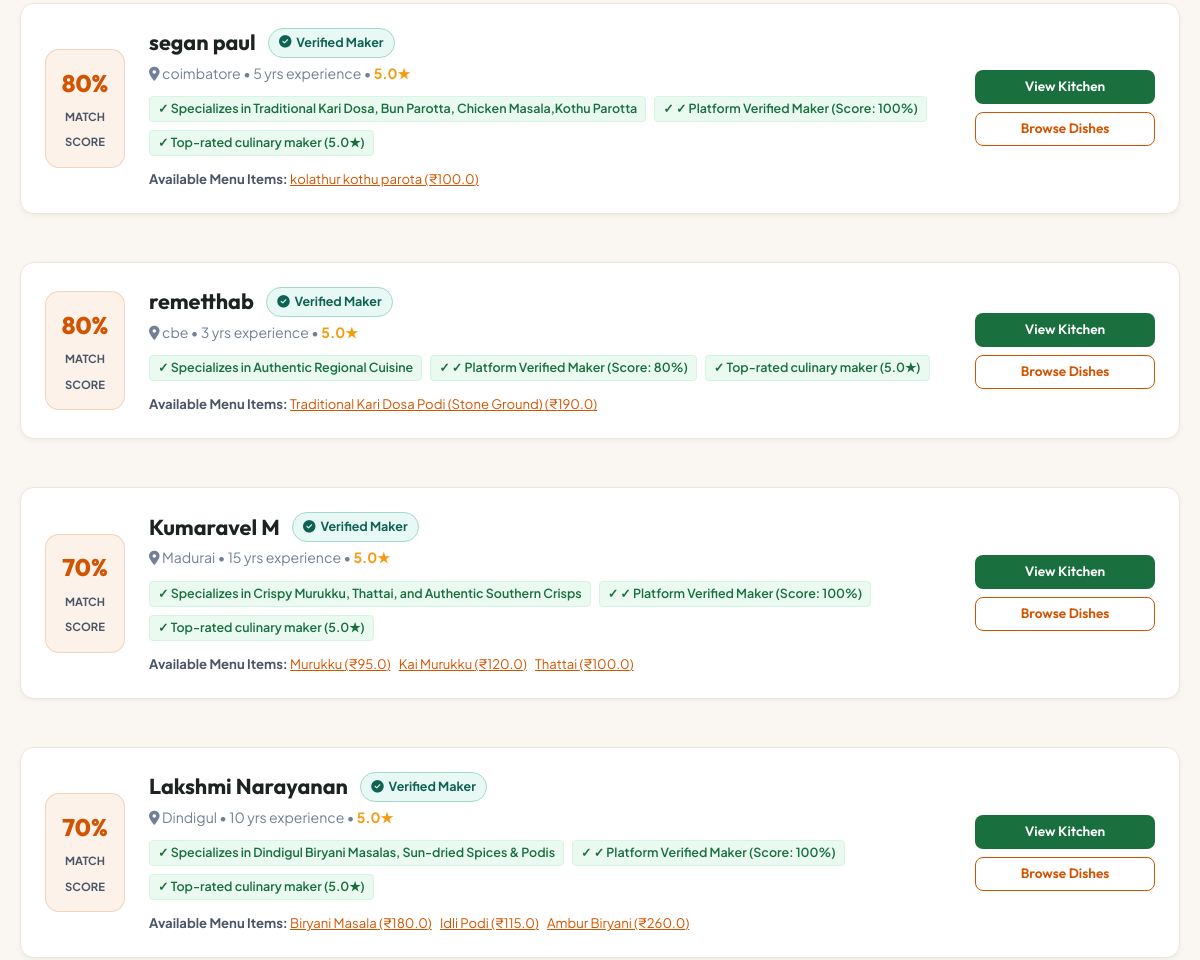
Page /recipe-partners (middle part) on the earlier database version.
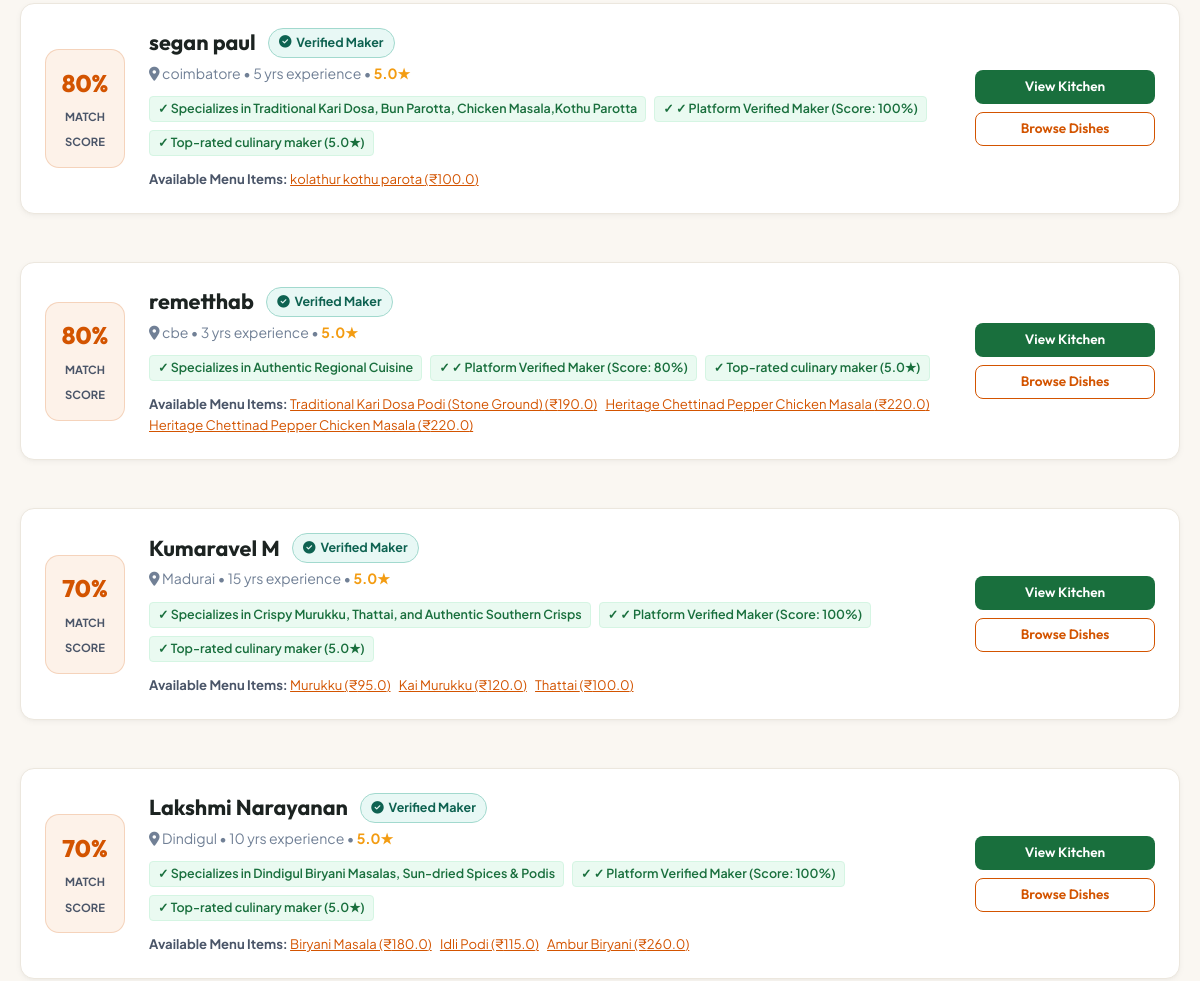
Same page on the later database version.
### backend/models.py (models this page shows, shortened)
class FoodMaker(db.Model):
    __tablename__ = 'food_makers'
    id = db.Column(db.Integer, primary_key=True)
    user_id = db.Column(db.Integer, db.ForeignKey('users.id', ondelete='CASCADE'), nullable=False, unique=True)
    speciality = db.Column(db.String(200), nullable=True)
    years_experience = db.Column(db.Integer, default=0)
    cuisines = db.Column(db.String(255), nullable=True)  # e.g., 'Chettinad, Madurai, South Indian'
    description = db.Column(db.Text, nullable=True)
    verification_status = db.Column(db.String(30), default='Verification Pending')  # 'Verification Pending' or 'Verified'
    verification_score = db.Column(db.Integer, default=0)  # 0 to 100
    is_verified = db.Column(db.Boolean, default=False)
    profile_image = db.Column(db.String(255), nullable=True)
    products = db.relationship('Product', backref='food_maker', lazy=True, cascade='all, delete-orphan')
    order_items = db.relationship('OrderItem', backref='food_maker', lazy=True)
    reviews = db.relationship('Review', backref='food_maker', lazy=True)
    daily_verifications = db.relationship('DailyVerification', backref='food_maker', lazy=True, cascade='all, delete-orphan', order_by='desc(DailyVerification.created_at)')
    @property
    def average_rating(self):
        all_reviews = self.reviews
        if not all_reviews:
            prod_reviews = [r for p in self.products for r in p.reviews]
            if prod_reviews:
                return round(sum(r.rating for r in prod_reviews) / len(prod_reviews), 1)
            return 5.0
        return round(sum(r.rating for r in all_reviews) / len(all_reviews), 1)

class User(db.Model):
    __tablename__ = 'users'
    id = db.Column(db.Integer, primary_key=True)
    name = db.Column(db.String(100), nullable=False)
    email = db.Column(db.String(120), unique=True, nullable=False, index=True)
    password_hash = db.Column(db.String(255), nullable=False)
    role = db.Column(db.String(20), nullable=False, default='customer')  # 'customer' or 'food_maker'
    phone = db.Column(db.String(20), nullable=True)
    city = db.Column(db.String(100), nullable=True)
    address = db.Column(db.Text, nullable=True)
    created_at = db.Column(db.DateTime, default=datetime.utcnow)
    food_maker_profile = db.relationship('FoodMaker', backref='user', uselist=False, cascade='all, delete-orphan')
    cart = db.relationship('Cart', backref='customer', uselist=False, cascade='all, delete-orphan')
    orders = db.relationship('Order', backref='customer', lazy=True)
    reviews = db.relationship('Review', backref='customer', lazy=True)
    interactions = db.relationship('Interaction', backref='customer', lazy=True)

class Product(db.Model):
    __tablename__ = 'products'
    id = db.Column(db.Integer, primary_key=True)
    food_maker_id = db.Column(db.Integer, db.ForeignKey('food_makers.id', ondelete='CASCADE'), nullable=False)
    name = db.Column(db.String(150), nullable=False, index=True)
    category = db.Column(db.String(100), nullable=False, index=True)
    description = db.Column(db.Text, nullable=True)
    ingredients = db.Column(db.Text, nullable=True)
    price = db.Column(db.Float, nullable=False)
    city = db.Column(db.String(100), nullable=False, index=True)
    region = db.Column(db.String(100), nullable=True)
    image = db.Column(db.String(255), nullable=True)
    stock = db.Column(db.Integer, default=10)
    product_type = db.Column(db.String(50), nullable=False, default='Packaged Food')  # 'Packaged Food' or 'Fresh Food'
    preparation_time = db.Column(db.String(50), nullable=True, default='1-2 days')
    net_quantity = db.Column(db.String(50), nullable=True, default='250g')  # e.g., '500g', '150g', '250g', '1 kg', '1 Plate'
    created_at = db.Column(db.DateTime, default=datetime.utcnow)
    cart_items = db.relationship('CartItem', backref='product', lazy=True, cascade='all, delete-orphan')
    order_items = db.relationship('OrderItem', backref='product', lazy=True)
    reviews = db.relationship('Review', backref='product', lazy=True, cascade='all, delete-orphan')
    interactions = db.relationship('Interaction', backref='product', lazy=True, cascade='all, delete-orphan')

class Review(db.Model):
    __tablename__ = 'reviews'
    id = db.Column(db.Integer, primary_key=True)
    customer_id = db.Column(db.Integer, db.ForeignKey('users.id'), nullable=False)
    product_id = db.Column(db.Integer, db.ForeignKey('products.id', ondelete='CASCADE'), nullable=True)
    food_maker_id = db.Column(db.Integer, db.ForeignKey('food_makers.id', ondelete='CASCADE'), nullable=False)
    rating = db.Column(db.Integer, nullable=False)  # 1 to 5
    comment = db.Column(db.Text, nullable=True)
    created_at = db.Column(db.DateTime, default=datetime.utcnow)

### backend/routes/ai_routes.py (the view)
@ai_bp.route('/recipe-partners', methods=['GET', 'POST'])
def recipe_partners():
    dish_query = request.args.get('dish') or (request.form.get('dish') if request.method == 'POST' else '')
    city_query = request.args.get('city') or (request.form.get('city') if request.method == 'POST' else '')
    user_id = session.get('user_id')
    user = User.query.get(user_id) if user_id else None
    if not city_query and user and user.city:
        city_query = user.city
    matched_partners = []
    if dish_query or city_query:
        matched_partners = match_recipe_partners(requested_dish=dish_query, customer_city=city_query)
    else:
        matched_partners = match_recipe_partners(requested_dish="Traditional Biryani & Kari Dosa", customer_city="Chennai")
    all_cities = sorted(list(set(m.user.city for m in FoodMaker.query.all() if m.user and m.user.city)))
    return render_template(
        'recipe_partners.html',
        dish_query=dish_query,
        city_query=city_query,
        matched_partners=matched_partners,
        cities=all_cities
    )

### frontend/templates/recipe_partners.html (shortened to what this page needs)
{% extends "base.html" %}
{% block content %}
<div class="container" style="padding: 3rem 1.25rem;">
  {% if matched_partners %}
    <div>
      <div style="display: flex; flex-direction: column; gap: 1.5rem;">
        {% for match in matched_partners %}
          {% set maker = match.maker %}
          {% set m_user = match.user %}
          <div class="matcher-card">
            <div class="matcher-score-badge">
              <span class="percent">{{ match.match_score }}%</span>
              <span class="label">Match Score</span>
            </div>
            <div>
              <div style="display: flex; align-items: center; gap: 0.75rem; margin-bottom: 0.25rem; flex-wrap: wrap;">
                <h3 style="font-size: 1.35rem; margin: 0; color: var(--dark);">{{ m_user.name }}</h3>
                {% if maker.is_verified %}
                  <span class="badge badge-verified"><i class="fa-solid fa-circle-check"></i> Verified Maker</span>
                {% endif %}
              </div>
              <div style="font-size: 0.88rem; color: var(--gray-medium); margin-bottom: 0.75rem;">
                <i class="fa-solid fa-location-dot"></i> {{ m_user.city }} • {{ match.experience_years }} yrs experience • <strong style="color: #F39C12;">{{ maker.average_rating }}★</strong>
              </div>
              <div style="display: flex; flex-wrap: wrap; gap: 0.5rem; margin-bottom: 0.75rem;">
                {% for reason in match.reasons %}
                  <span style="font-size: 0.78rem; background: #EAFAF1; color: #196F3D; padding: 2px 8px; border-radius: 4px; font-weight: 600; border: 1px solid #D5F5E3;">
                    ✓ {{ reason }}
                  </span>
                {% endfor %}
              </div>
              {% if match.matching_products %}
                <div style="font-size: 0.82rem; color: var(--gray-dark); margin-top: 0.5rem;">
                  <strong>Available Menu Items:</strong>
                  {% for p in match.matching_products %}
                    <a href="{{ url_for('product.product_detail', product_id=p.id) }}" style="color: var(--primary); text-decoration: underline; margin-right: 6px;">{{ p.name }} (₹{{ p.price }})</a>
                  {% endfor %}
                </div>
              {% endif %}
            </div>
            <div style="text-align: right; display: flex; flex-direction: column; gap: 0.5rem;">
              <a href="{{ url_for('food_maker.food_maker_profile', maker_id=maker.id) }}" class="btn btn-secondary btn-sm btn-block">
                View Kitchen
              </a>
              <a href="{{ url_for('product.products_list', city=m_user.city) }}" class="btn btn-outline btn-sm btn-block">
                Browse Dishes
              </a>
            </div>
          </div>
        {% endfor %}
      </div>
    </div>
  {% else %}
    <div style="background: #FFFFFF; border-radius: 14px; padding: 3rem; text-align: center; border: var(--border-light);">
      <p style="color: var(--gray-medium);">No recipe partners found for this specific query. Try searching for other regional dishes!</p>
    </div>
  {% endif %}
</div>
{% endblock %}

Differences in the rows shown:
added Product: name "Heritage Chettinad Pepper Chicken Masala", price "220.0", shown under FoodMaker (number 2 of 4 on the later page)
added Product: name "Heritage Chettinad Pepper Chicken Masala", price "220.0", shown under FoodMaker (number 2 of 4 on the later page)
